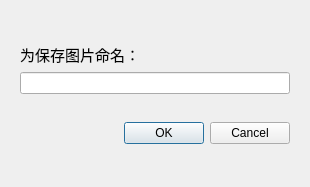
<?xml version="1.0" encoding="UTF-8"?>
<ui version="4.0">
 <class>imageNamedDlg</class>
 <widget class="QDialog" name="imageNamedDlg">
  <property name="geometry">
   <rect>
    <x>0</x>
    <y>0</y>
    <width>310</width>
    <height>187</height>
   </rect>
  </property>
  <property name="windowTitle">
   <string>Dialog</string>
  </property>
  <layout class="QGridLayout" name="gridLayout">
   <item row="0" column="0">
    <widget class="QWidget" name="widget" native="true">
     <layout class="QGridLayout" name="gridLayout_2">
      <item row="4" column="0">
       <widget class="QDialogButtonBox" name="buttonBox">
        <property name="orientation">
         <enum>Qt::Horizontal</enum>
        </property>
        <property name="standardButtons">
         <set>QDialogButtonBox::Cancel|QDialogButtonBox::Ok</set>
        </property>
       </widget>
      </item>
      <item row="2" column="0">
       <widget class="QLineEdit" name="lineEdit"/>
      </item>
      <item row="1" column="0">
       <widget class="QLabel" name="label">
        <property name="font">
         <font>
          <pointsize>11</pointsize>
         </font>
        </property>
        <property name="text">
         <string>为保存图片命名：</string>
        </property>
       </widget>
      </item>
      <item row="3" column="0">
       <spacer name="verticalSpacer_2">
        <property name="orientation">
         <enum>Qt::Vertical</enum>
        </property>
        <property name="sizeHint" stdset="0">
         <size>
          <width>20</width>
          <height>40</height>
         </size>
        </property>
       </spacer>
      </item>
      <item row="0" column="0">
       <spacer name="verticalSpacer">
        <property name="orientation">
         <enum>Qt::Vertical</enum>
        </property>
        <property name="sizeHint" stdset="0">
         <size>
          <width>20</width>
          <height>40</height>
         </size>
        </property>
       </spacer>
      </item>
      <item row="5" column="0">
       <spacer name="verticalSpacer_3">
        <property name="orientation">
         <enum>Qt::Vertical</enum>
        </property>
        <property name="sizeHint" stdset="0">
         <size>
          <width>20</width>
          <height>40</height>
         </size>
        </property>
       </spacer>
      </item>
     </layout>
    </widget>
   </item>
  </layout>
 </widget>
 <resources/>
 <connections>
  <connection>
   <sender>buttonBox</sender>
   <signal>accepted()</signal>
   <receiver>imageNamedDlg</receiver>
   <slot>accept()</slot>
   <hints>
    <hint type="sourcelabel">
     <x>248</x>
     <y>254</y>
    </hint>
    <hint type="destinationlabel">
     <x>157</x>
     <y>274</y>
    </hint>
   </hints>
  </connection>
  <connection>
   <sender>buttonBox</sender>
   <signal>rejected()</signal>
   <receiver>imageNamedDlg</receiver>
   <slot>reject()</slot>
   <hints>
    <hint type="sourcelabel">
     <x>316</x>
     <y>260</y>
    </hint>
    <hint type="destinationlabel">
     <x>286</x>
     <y>274</y>
    </hint>
   </hints>
  </connection>
 </connections>
</ui>
